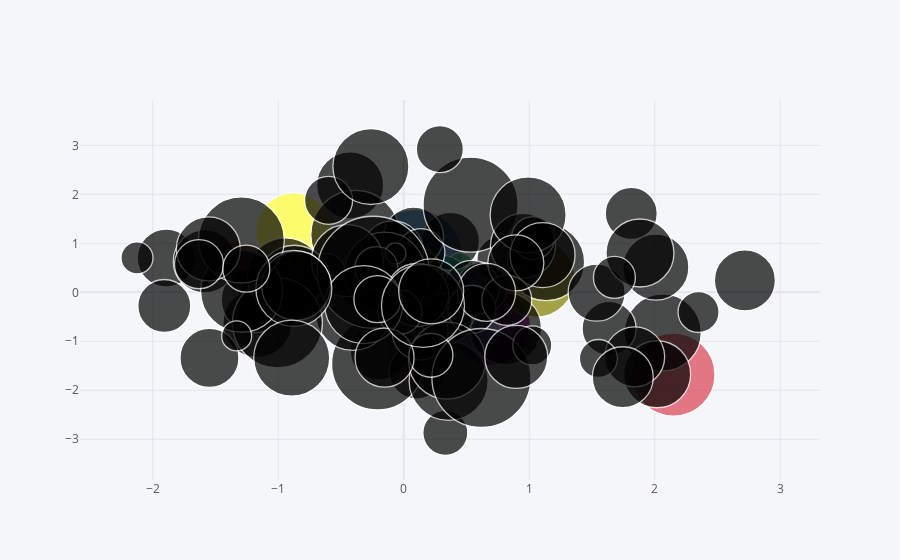

Source (notebook cell):
### Markdown cell above
## Bubble plot

### Code cell
df.iplot(kind='bubble',x='A',y='B',size='C')
